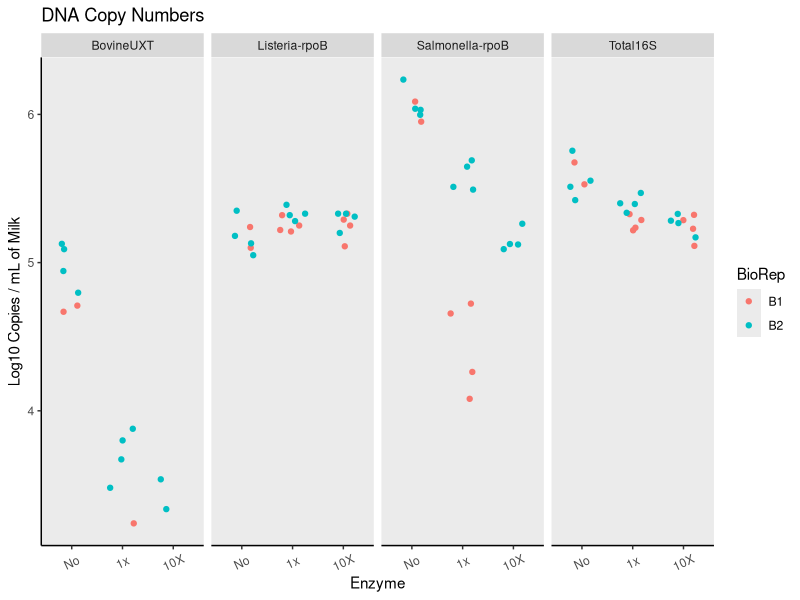
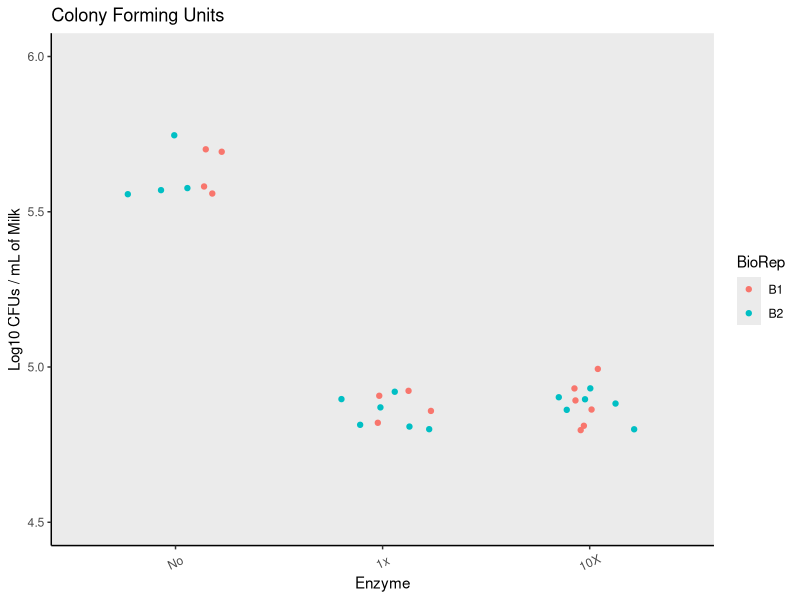

Generate these figures, in order, with R:
## ---- chunk 1
#Data File: SelectiveLysisData
library(ggplot2)
library(dplyr)
library(emmeans)
library(multcompView)

#Read Data
LysisData <- read.table("SelectiveLysisData.txt", sep="\t",  fill = TRUE, header=TRUE)
head(LysisData)
SampleData <- LysisData %>% filter(MilkType!="NegCTRL")
SampleData <- SampleData%>% filter(MilkType!="10xNegCTRL")
SampleData <- SampleData%>% filter(MilkType!="ExtractionNEG")
SampleData <- SampleData%>% filter(MilkType!="NotSpiked")
SampleData <- SampleData%>% filter(FrozenGlycerol!="Yes")
SampleData <- SampleData%>% filter(PMA!="No")
dim (SampleData)

write.table (SampleData, "SampleData.txt", sep="\t" )

#Summary Statistics
SampleData.summary <- SampleData %>%
  group_by(TargetName, MilkType, Buffer, Enzyme, PMA, LightSource) %>%
  summarize(mean_LogCopiespermLofMilk=mean(LogCopiespermLofMilk,na.rm=T),
            st_dev=sd(LogCopiespermLofMilk,na.rm=T),
            n_missing=sum(is.na(LogCopiespermLofMilk)),
            n_total=n())

write.table (SampleData.summary, "SampleData.summary.txt", sep="\t" )

# Assessing the effect of Light Source
m_LightSource1 <- glm( LogCopiespermLofMilk ~ LightSource, data=SampleData )
summary(m_LightSource1)
#No difference between Halogen light or BluV - Data is analyzed combined henceforth

ggplot(data=SampleData,
       mapping=aes(x=Enzyme,y=LogCopiespermLofMilk, color=BioRep)) +
    ylab ("Log10 Copies / mL of Milk")+
    geom_jitter(width=0.25)+
    ggtitle("DNA Copy Numbers")+
  #theme_bw()+
  theme(panel.grid.major = element_blank())+
  theme(panel.grid.minor = element_blank())+
  #theme(panel.background = element_blank())+
  theme(panel.border = element_blank())+
  theme(axis.line = element_line())+
  theme(axis.text.x=element_text(angle=25,vjust=0.5))+
  scale_x_discrete(limits=c("No", "1x", "10X"))+
  facet_grid(. ~ TargetName)
## ---- chunk 2
#Data File: PlateCountData
library(ggplot2)
library(dplyr)
library(emmeans)
library(multcompView)

#Read Data
SPCdata <- read.table("CountData.txt", sep="\t",  fill = TRUE, header=TRUE)
head(SPCdata)
dim (SPCdata)

#Summary Statistics
mean(SPCdata$CFUmL)

SPC.summary <- SPCdata %>%
  group_by(MilkType, Buffer, Enzyme) %>%
  summarize(mean_CFU=mean(CFUmL,na.rm=T),
            st_dev=sd(CFUmL,na.rm=T),
            n_missing=sum(is.na(CFUmL)),
            n_total=n())
SPC.summary

# Assessing the effect of Buffer
BufferData <- SPCdata %>% filter(MilkType=="Spiked")

m_Buffer1 <- glm( LogCFUmL ~ Buffer, data=BufferData)
summary(m_Buffer1)

# Assessing the effect of Enzyme Concentration
m_Enzyme1 <- glm( LogCFUmL ~ EnzymeConc, data=BufferData)
summary(m_Enzyme1)

ggplot(data=BufferData,
       mapping=aes(x=Enzyme, y=LogCFUmL, color=BioRep)) +
    ylab ("Log10 CFUs / mL of Milk")+
    geom_jitter(width=0.25)+
  ggtitle("Colony Forming Units")+
  #theme_bw()+
  theme(panel.grid.major = element_blank())+
  theme(panel.grid.minor = element_blank())+
  #theme(panel.background = element_blank())+
  theme(panel.border = element_blank())+
  theme(axis.line = element_line())+
  theme(axis.text.x=element_text(angle=25,vjust=0.5))+
  scale_x_discrete(limits=c("No", "1x", "10X"))+
  ylim(4.5, 6)
